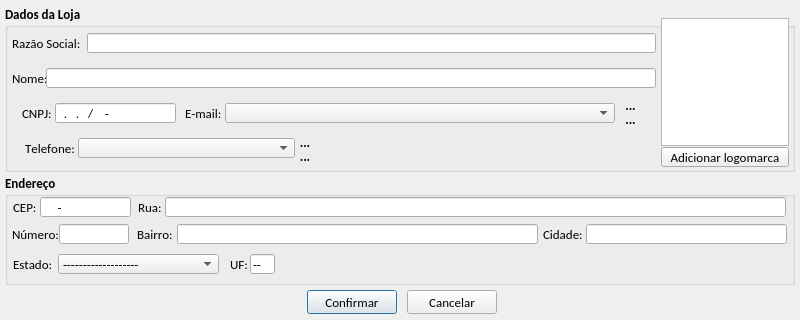
<?xml version="1.0" encoding="UTF-8"?>
<ui version="4.0">
 <class>tela_cadastro_loja</class>
 <widget class="QDialog" name="tela_cadastro_loja">
  <property name="geometry">
   <rect>
    <x>0</x>
    <y>0</y>
    <width>800</width>
    <height>320</height>
   </rect>
  </property>
  <property name="windowTitle">
   <string>Cadastro de Loja</string>
  </property>
  <property name="windowIcon">
   <iconset resource="imagens.qrc">
    <normaloff>:/img/img/logo_sex.png</normaloff>:/img/img/logo_sex.png</iconset>
  </property>
  <property name="modal">
   <bool>true</bool>
  </property>
  <widget class="QPushButton" name="btn_confirmar">
   <property name="geometry">
    <rect>
     <x>307</x>
     <y>290</y>
     <width>90</width>
     <height>24</height>
    </rect>
   </property>
   <property name="minimumSize">
    <size>
     <width>0</width>
     <height>24</height>
    </size>
   </property>
   <property name="maximumSize">
    <size>
     <width>90</width>
     <height>24</height>
    </size>
   </property>
   <property name="font">
    <font>
     <family>Calibri</family>
     <pointsize>10</pointsize>
    </font>
   </property>
   <property name="text">
    <string>Confirmar</string>
   </property>
   <property name="icon">
    <iconset resource="imagens.qrc">
     <normaloff>:/img/img/1345902916_camera_test.png</normaloff>:/img/img/1345902916_camera_test.png</iconset>
   </property>
   <property name="iconSize">
    <size>
     <width>20</width>
     <height>20</height>
    </size>
   </property>
  </widget>
  <widget class="QPushButton" name="btn_cancelar">
   <property name="geometry">
    <rect>
     <x>407</x>
     <y>290</y>
     <width>90</width>
     <height>24</height>
    </rect>
   </property>
   <property name="minimumSize">
    <size>
     <width>0</width>
     <height>24</height>
    </size>
   </property>
   <property name="maximumSize">
    <size>
     <width>90</width>
     <height>24</height>
    </size>
   </property>
   <property name="font">
    <font>
     <family>Calibri</family>
     <pointsize>10</pointsize>
    </font>
   </property>
   <property name="text">
    <string>Cancelar</string>
   </property>
   <property name="icon">
    <iconset resource="imagens.qrc">
     <normaloff>:/img/img/1345902747_button_cancel.png</normaloff>:/img/img/1345902747_button_cancel.png</iconset>
   </property>
   <property name="iconSize">
    <size>
     <width>18</width>
     <height>18</height>
    </size>
   </property>
  </widget>
  <widget class="QGroupBox" name="gb_dados_fornecedor">
   <property name="geometry">
    <rect>
     <x>5</x>
     <y>5</y>
     <width>790</width>
     <height>167</height>
    </rect>
   </property>
   <property name="font">
    <font>
     <family>Calibri</family>
     <pointsize>10</pointsize>
     <weight>75</weight>
     <bold>true</bold>
     <kerning>false</kerning>
    </font>
   </property>
   <property name="title">
    <string>Dados da Loja</string>
   </property>
   <widget class="QLabel" name="lb_telefone">
    <property name="geometry">
     <rect>
      <x>20</x>
      <y>133</y>
      <width>50</width>
      <height>20</height>
     </rect>
    </property>
    <property name="font">
     <font>
      <family>Calibri</family>
      <pointsize>10</pointsize>
      <weight>50</weight>
      <bold>false</bold>
      <kerning>false</kerning>
     </font>
    </property>
    <property name="text">
     <string>Telefone:</string>
    </property>
   </widget>
   <widget class="QComboBox" name="cb_telefone">
    <property name="geometry">
     <rect>
      <x>73</x>
      <y>133</y>
      <width>217</width>
      <height>20</height>
     </rect>
    </property>
    <property name="maximumSize">
     <size>
      <width>16777215</width>
      <height>22</height>
     </size>
    </property>
    <property name="font">
     <font>
      <family>Calibri</family>
      <pointsize>10</pointsize>
      <weight>50</weight>
      <bold>false</bold>
      <kerning>false</kerning>
     </font>
    </property>
    <property name="editable">
     <bool>false</bool>
    </property>
    <property name="maxVisibleItems">
     <number>20</number>
    </property>
   </widget>
   <widget class="QLabel" name="lb_nome">
    <property name="geometry">
     <rect>
      <x>7</x>
      <y>63</y>
      <width>34</width>
      <height>20</height>
     </rect>
    </property>
    <property name="maximumSize">
     <size>
      <width>40</width>
      <height>20</height>
     </size>
    </property>
    <property name="font">
     <font>
      <family>Calibri</family>
      <pointsize>10</pointsize>
      <weight>50</weight>
      <bold>false</bold>
      <kerning>false</kerning>
     </font>
    </property>
    <property name="text">
     <string>Nome:</string>
    </property>
   </widget>
   <widget class="QLineEdit" name="le_nome">
    <property name="geometry">
     <rect>
      <x>41</x>
      <y>63</y>
      <width>610</width>
      <height>20</height>
     </rect>
    </property>
    <property name="sizePolicy">
     <sizepolicy hsizetype="Fixed" vsizetype="Fixed">
      <horstretch>0</horstretch>
      <verstretch>0</verstretch>
     </sizepolicy>
    </property>
    <property name="minimumSize">
     <size>
      <width>450</width>
      <height>20</height>
     </size>
    </property>
    <property name="maximumSize">
     <size>
      <width>800</width>
      <height>20</height>
     </size>
    </property>
    <property name="font">
     <font>
      <family>Calibri</family>
      <pointsize>10</pointsize>
      <weight>50</weight>
      <bold>false</bold>
      <kerning>false</kerning>
     </font>
    </property>
    <property name="inputMask">
     <string/>
    </property>
    <property name="text">
     <string/>
    </property>
    <property name="maxLength">
     <number>32767</number>
    </property>
    <property name="readOnly">
     <bool>false</bool>
    </property>
   </widget>
   <widget class="QLabel" name="lb_email">
    <property name="geometry">
     <rect>
      <x>180</x>
      <y>98</y>
      <width>40</width>
      <height>20</height>
     </rect>
    </property>
    <property name="font">
     <font>
      <family>Calibri</family>
      <pointsize>10</pointsize>
      <weight>50</weight>
      <bold>false</bold>
      <kerning>false</kerning>
     </font>
    </property>
    <property name="text">
     <string>E-mail:</string>
    </property>
   </widget>
   <widget class="QComboBox" name="cb_email">
    <property name="geometry">
     <rect>
      <x>220</x>
      <y>98</y>
      <width>390</width>
      <height>20</height>
     </rect>
    </property>
    <property name="maximumSize">
     <size>
      <width>450</width>
      <height>20</height>
     </size>
    </property>
    <property name="sizeIncrement">
     <size>
      <width>450</width>
      <height>20</height>
     </size>
    </property>
    <property name="font">
     <font>
      <family>Calibri</family>
      <pointsize>10</pointsize>
      <weight>50</weight>
      <bold>false</bold>
      <kerning>false</kerning>
     </font>
    </property>
    <property name="editable">
     <bool>false</bool>
    </property>
    <property name="maxCount">
     <number>60</number>
    </property>
   </widget>
   <widget class="QToolButton" name="tb_mais_email">
    <property name="geometry">
     <rect>
      <x>613</x>
      <y>93</y>
      <width>25</width>
      <height>15</height>
     </rect>
    </property>
    <property name="text">
     <string>...</string>
    </property>
    <property name="icon">
     <iconset resource="imagens.qrc">
      <normaloff>:/img/img/mais.png</normaloff>:/img/img/mais.png</iconset>
    </property>
    <property name="iconSize">
     <size>
      <width>12</width>
      <height>12</height>
     </size>
    </property>
    <property name="autoRaise">
     <bool>true</bool>
    </property>
    <property name="arrowType">
     <enum>Qt::NoArrow</enum>
    </property>
   </widget>
   <widget class="QToolButton" name="tb_menos_email">
    <property name="geometry">
     <rect>
      <x>613</x>
      <y>107</y>
      <width>25</width>
      <height>15</height>
     </rect>
    </property>
    <property name="text">
     <string>...</string>
    </property>
    <property name="icon">
     <iconset resource="imagens.qrc">
      <normaloff>:/img/img/menos.png</normaloff>:/img/img/menos.png</iconset>
    </property>
    <property name="iconSize">
     <size>
      <width>12</width>
      <height>12</height>
     </size>
    </property>
    <property name="autoRaise">
     <bool>true</bool>
    </property>
   </widget>
   <widget class="QToolButton" name="tb_mais_telefone">
    <property name="geometry">
     <rect>
      <x>290</x>
      <y>130</y>
      <width>20</width>
      <height>15</height>
     </rect>
    </property>
    <property name="text">
     <string>...</string>
    </property>
    <property name="icon">
     <iconset resource="imagens.qrc">
      <normaloff>:/img/img/mais.png</normaloff>:/img/img/mais.png</iconset>
    </property>
    <property name="iconSize">
     <size>
      <width>12</width>
      <height>12</height>
     </size>
    </property>
    <property name="autoRaise">
     <bool>true</bool>
    </property>
    <property name="arrowType">
     <enum>Qt::NoArrow</enum>
    </property>
   </widget>
   <widget class="QToolButton" name="tb_menos_telefone">
    <property name="geometry">
     <rect>
      <x>290</x>
      <y>144</y>
      <width>20</width>
      <height>15</height>
     </rect>
    </property>
    <property name="text">
     <string>...</string>
    </property>
    <property name="icon">
     <iconset resource="imagens.qrc">
      <normaloff>:/img/img/menos.png</normaloff>:/img/img/menos.png</iconset>
    </property>
    <property name="iconSize">
     <size>
      <width>12</width>
      <height>12</height>
     </size>
    </property>
    <property name="autoRaise">
     <bool>true</bool>
    </property>
   </widget>
   <widget class="QLabel" name="lb_razao_social">
    <property name="geometry">
     <rect>
      <x>7</x>
      <y>28</y>
      <width>75</width>
      <height>20</height>
     </rect>
    </property>
    <property name="maximumSize">
     <size>
      <width>100</width>
      <height>20</height>
     </size>
    </property>
    <property name="font">
     <font>
      <family>Calibri</family>
      <pointsize>10</pointsize>
      <weight>50</weight>
      <bold>false</bold>
      <kerning>false</kerning>
     </font>
    </property>
    <property name="text">
     <string>Razão Social:</string>
    </property>
   </widget>
   <widget class="QLineEdit" name="le_razao_social">
    <property name="geometry">
     <rect>
      <x>82</x>
      <y>28</y>
      <width>569</width>
      <height>20</height>
     </rect>
    </property>
    <property name="sizePolicy">
     <sizepolicy hsizetype="Fixed" vsizetype="Fixed">
      <horstretch>0</horstretch>
      <verstretch>0</verstretch>
     </sizepolicy>
    </property>
    <property name="minimumSize">
     <size>
      <width>450</width>
      <height>20</height>
     </size>
    </property>
    <property name="maximumSize">
     <size>
      <width>800</width>
      <height>20</height>
     </size>
    </property>
    <property name="font">
     <font>
      <family>Calibri</family>
      <pointsize>10</pointsize>
      <weight>50</weight>
      <bold>false</bold>
      <kerning>false</kerning>
     </font>
    </property>
    <property name="text">
     <string/>
    </property>
    <property name="maxLength">
     <number>100</number>
    </property>
    <property name="readOnly">
     <bool>false</bool>
    </property>
   </widget>
   <widget class="QLabel" name="lb_cnpj">
    <property name="geometry">
     <rect>
      <x>17</x>
      <y>98</y>
      <width>33</width>
      <height>20</height>
     </rect>
    </property>
    <property name="font">
     <font>
      <weight>50</weight>
      <bold>false</bold>
     </font>
    </property>
    <property name="text">
     <string>CNPJ:</string>
    </property>
   </widget>
   <widget class="QLineEdit" name="le_cnpj">
    <property name="geometry">
     <rect>
      <x>50</x>
      <y>98</y>
      <width>121</width>
      <height>20</height>
     </rect>
    </property>
    <property name="font">
     <font>
      <weight>50</weight>
      <bold>false</bold>
     </font>
    </property>
    <property name="inputMask">
     <string>00.000.000/0000-00; </string>
    </property>
    <property name="text">
     <string>../-</string>
    </property>
   </widget>
   <widget class="QGraphicsView" name="gv_logo">
    <property name="geometry">
     <rect>
      <x>656</x>
      <y>13</y>
      <width>128</width>
      <height>128</height>
     </rect>
    </property>
    <property name="maximumSize">
     <size>
      <width>128</width>
      <height>128</height>
     </size>
    </property>
   </widget>
   <widget class="QPushButton" name="btn_adicionar_logo">
    <property name="geometry">
     <rect>
      <x>656</x>
      <y>142</y>
      <width>128</width>
      <height>20</height>
     </rect>
    </property>
    <property name="font">
     <font>
      <weight>50</weight>
      <bold>false</bold>
     </font>
    </property>
    <property name="text">
     <string>Adicionar logomarca</string>
    </property>
   </widget>
   <zorder>lb_telefone</zorder>
   <zorder>cb_telefone</zorder>
   <zorder>lb_email</zorder>
   <zorder>cb_email</zorder>
   <zorder>tb_mais_email</zorder>
   <zorder>tb_menos_email</zorder>
   <zorder>tb_mais_telefone</zorder>
   <zorder>tb_menos_telefone</zorder>
   <zorder>lb_nome</zorder>
   <zorder>le_nome</zorder>
   <zorder>lb_razao_social</zorder>
   <zorder>le_razao_social</zorder>
   <zorder>lb_cnpj</zorder>
   <zorder>le_cnpj</zorder>
   <zorder>gv_logo</zorder>
   <zorder>btn_adicionar_logo</zorder>
  </widget>
  <widget class="QGroupBox" name="gb_endereo">
   <property name="geometry">
    <rect>
     <x>5</x>
     <y>174</y>
     <width>790</width>
     <height>111</height>
    </rect>
   </property>
   <property name="font">
    <font>
     <family>Calibri</family>
     <pointsize>10</pointsize>
     <weight>75</weight>
     <bold>true</bold>
     <kerning>false</kerning>
    </font>
   </property>
   <property name="title">
    <string>Endereço</string>
   </property>
   <widget class="QLineEdit" name="le_cep">
    <property name="geometry">
     <rect>
      <x>35</x>
      <y>23</y>
      <width>91</width>
      <height>20</height>
     </rect>
    </property>
    <property name="maximumSize">
     <size>
      <width>100</width>
      <height>20</height>
     </size>
    </property>
    <property name="font">
     <font>
      <family>Calibri</family>
      <pointsize>10</pointsize>
      <weight>50</weight>
      <bold>false</bold>
      <kerning>false</kerning>
     </font>
    </property>
    <property name="inputMask">
     <string>00000-000; </string>
    </property>
    <property name="text">
     <string>-</string>
    </property>
    <property name="frame">
     <bool>true</bool>
    </property>
    <property name="cursorPosition">
     <number>9</number>
    </property>
    <property name="readOnly">
     <bool>false</bool>
    </property>
   </widget>
   <widget class="QLabel" name="lb_cep">
    <property name="geometry">
     <rect>
      <x>8</x>
      <y>23</y>
      <width>27</width>
      <height>20</height>
     </rect>
    </property>
    <property name="font">
     <font>
      <family>Calibri</family>
      <pointsize>10</pointsize>
      <weight>50</weight>
      <bold>false</bold>
      <kerning>false</kerning>
     </font>
    </property>
    <property name="text">
     <string>CEP:</string>
    </property>
   </widget>
   <widget class="QLabel" name="lb_rua">
    <property name="geometry">
     <rect>
      <x>133</x>
      <y>23</y>
      <width>31</width>
      <height>20</height>
     </rect>
    </property>
    <property name="font">
     <font>
      <family>Calibri</family>
      <pointsize>10</pointsize>
      <weight>50</weight>
      <bold>false</bold>
      <kerning>false</kerning>
     </font>
    </property>
    <property name="text">
     <string>Rua:</string>
    </property>
   </widget>
   <widget class="QLineEdit" name="le_rua">
    <property name="geometry">
     <rect>
      <x>160</x>
      <y>23</y>
      <width>621</width>
      <height>20</height>
     </rect>
    </property>
    <property name="font">
     <font>
      <pointsize>10</pointsize>
      <weight>50</weight>
      <bold>false</bold>
      <kerning>false</kerning>
     </font>
    </property>
    <property name="text">
     <string/>
    </property>
    <property name="maxLength">
     <number>100</number>
    </property>
    <property name="cursorPosition">
     <number>0</number>
    </property>
    <property name="readOnly">
     <bool>false</bool>
    </property>
   </widget>
   <widget class="QLabel" name="lb_numero">
    <property name="geometry">
     <rect>
      <x>7</x>
      <y>50</y>
      <width>51</width>
      <height>20</height>
     </rect>
    </property>
    <property name="font">
     <font>
      <family>Calibri</family>
      <pointsize>10</pointsize>
      <weight>50</weight>
      <bold>false</bold>
      <kerning>false</kerning>
     </font>
    </property>
    <property name="text">
     <string>Número:</string>
    </property>
   </widget>
   <widget class="QLineEdit" name="le_numero">
    <property name="geometry">
     <rect>
      <x>54</x>
      <y>50</y>
      <width>70</width>
      <height>20</height>
     </rect>
    </property>
    <property name="font">
     <font>
      <pointsize>10</pointsize>
      <weight>50</weight>
      <bold>false</bold>
      <kerning>false</kerning>
     </font>
    </property>
    <property name="inputMask">
     <string>000000000; </string>
    </property>
    <property name="text">
     <string/>
    </property>
    <property name="maxLength">
     <number>9</number>
    </property>
    <property name="readOnly">
     <bool>false</bool>
    </property>
   </widget>
   <widget class="QLabel" name="lb_bairro">
    <property name="geometry">
     <rect>
      <x>132</x>
      <y>50</y>
      <width>46</width>
      <height>20</height>
     </rect>
    </property>
    <property name="font">
     <font>
      <weight>50</weight>
      <bold>false</bold>
      <kerning>false</kerning>
     </font>
    </property>
    <property name="text">
     <string>Bairro:</string>
    </property>
   </widget>
   <widget class="QLineEdit" name="le_bairro">
    <property name="geometry">
     <rect>
      <x>172</x>
      <y>50</y>
      <width>361</width>
      <height>20</height>
     </rect>
    </property>
    <property name="font">
     <font>
      <pointsize>10</pointsize>
      <weight>50</weight>
      <bold>false</bold>
      <kerning>false</kerning>
     </font>
    </property>
    <property name="text">
     <string/>
    </property>
    <property name="maxLength">
     <number>70</number>
    </property>
    <property name="readOnly">
     <bool>false</bool>
    </property>
   </widget>
   <widget class="QLabel" name="lb_cidade">
    <property name="geometry">
     <rect>
      <x>538</x>
      <y>50</y>
      <width>46</width>
      <height>20</height>
     </rect>
    </property>
    <property name="font">
     <font>
      <family>Calibri</family>
      <pointsize>10</pointsize>
      <weight>50</weight>
      <bold>false</bold>
      <kerning>false</kerning>
     </font>
    </property>
    <property name="text">
     <string>Cidade:</string>
    </property>
   </widget>
   <widget class="QLineEdit" name="le_cidade">
    <property name="geometry">
     <rect>
      <x>581</x>
      <y>50</y>
      <width>201</width>
      <height>20</height>
     </rect>
    </property>
    <property name="font">
     <font>
      <pointsize>10</pointsize>
      <weight>50</weight>
      <bold>false</bold>
      <kerning>false</kerning>
     </font>
    </property>
    <property name="text">
     <string/>
    </property>
    <property name="maxLength">
     <number>50</number>
    </property>
    <property name="cursorPosition">
     <number>0</number>
    </property>
    <property name="readOnly">
     <bool>false</bool>
    </property>
   </widget>
   <widget class="QLabel" name="lb_estado">
    <property name="geometry">
     <rect>
      <x>8</x>
      <y>80</y>
      <width>45</width>
      <height>20</height>
     </rect>
    </property>
    <property name="font">
     <font>
      <family>Calibri</family>
      <pointsize>10</pointsize>
      <weight>50</weight>
      <bold>false</bold>
      <kerning>false</kerning>
     </font>
    </property>
    <property name="text">
     <string>Estado:</string>
    </property>
   </widget>
   <widget class="QLabel" name="lb_uf">
    <property name="geometry">
     <rect>
      <x>225</x>
      <y>80</y>
      <width>20</width>
      <height>20</height>
     </rect>
    </property>
    <property name="font">
     <font>
      <weight>50</weight>
      <bold>false</bold>
     </font>
    </property>
    <property name="text">
     <string>UF:</string>
    </property>
   </widget>
   <widget class="QLineEdit" name="le_uf">
    <property name="geometry">
     <rect>
      <x>245</x>
      <y>80</y>
      <width>25</width>
      <height>20</height>
     </rect>
    </property>
    <property name="font">
     <font>
      <weight>50</weight>
      <bold>false</bold>
     </font>
    </property>
    <property name="text">
     <string>--</string>
    </property>
    <property name="readOnly">
     <bool>true</bool>
    </property>
   </widget>
   <widget class="QComboBox" name="cb_estado">
    <property name="geometry">
     <rect>
      <x>53</x>
      <y>80</y>
      <width>161</width>
      <height>20</height>
     </rect>
    </property>
    <property name="font">
     <font>
      <weight>50</weight>
      <bold>false</bold>
     </font>
    </property>
    <item>
     <property name="text">
      <string>-------------------</string>
     </property>
     <property name="icon">
      <iconset resource="imagens.qrc">
       <normaloff>:/bandeiras/badeiras_estados/bandeira_do_brasil.png</normaloff>:/bandeiras/badeiras_estados/bandeira_do_brasil.png</iconset>
     </property>
    </item>
    <item>
     <property name="text">
      <string>Acre</string>
     </property>
     <property name="icon">
      <iconset resource="imagens.qrc">
       <normaloff>:/bandeiras/badeiras_estados/acre.png</normaloff>:/bandeiras/badeiras_estados/acre.png</iconset>
     </property>
    </item>
    <item>
     <property name="text">
      <string>Alagoas</string>
     </property>
     <property name="icon">
      <iconset resource="imagens.qrc">
       <normaloff>:/bandeiras/badeiras_estados/Alagoas.png</normaloff>:/bandeiras/badeiras_estados/Alagoas.png</iconset>
     </property>
    </item>
    <item>
     <property name="text">
      <string>Amazonas</string>
     </property>
     <property name="icon">
      <iconset resource="imagens.qrc">
       <normaloff>:/bandeiras/badeiras_estados/Amazonas.png</normaloff>:/bandeiras/badeiras_estados/Amazonas.png</iconset>
     </property>
    </item>
    <item>
     <property name="text">
      <string>Amapá</string>
     </property>
     <property name="icon">
      <iconset resource="imagens.qrc">
       <normaloff>:/bandeiras/badeiras_estados/Bandeira_do_Amapa.png</normaloff>:/bandeiras/badeiras_estados/Bandeira_do_Amapa.png</iconset>
     </property>
    </item>
    <item>
     <property name="text">
      <string>Bahia</string>
     </property>
     <property name="icon">
      <iconset resource="imagens.qrc">
       <normaloff>:/bandeiras/badeiras_estados/Bahia.png</normaloff>:/bandeiras/badeiras_estados/Bahia.png</iconset>
     </property>
    </item>
    <item>
     <property name="text">
      <string>Ceará</string>
     </property>
     <property name="icon">
      <iconset resource="imagens.qrc">
       <normaloff>:/bandeiras/badeiras_estados/Bandeira_do_Ceara.png</normaloff>:/bandeiras/badeiras_estados/Bandeira_do_Ceara.png</iconset>
     </property>
    </item>
    <item>
     <property name="text">
      <string>Distrito Federal</string>
     </property>
     <property name="icon">
      <iconset resource="imagens.qrc">
       <normaloff>:/bandeiras/badeiras_estados/Distrito_Federal.png</normaloff>:/bandeiras/badeiras_estados/Distrito_Federal.png</iconset>
     </property>
    </item>
    <item>
     <property name="text">
      <string>Espírito Santo</string>
     </property>
     <property name="icon">
      <iconset resource="imagens.qrc">
       <normaloff>:/bandeiras/badeiras_estados/Espirito_Santo.png</normaloff>:/bandeiras/badeiras_estados/Espirito_Santo.png</iconset>
     </property>
    </item>
    <item>
     <property name="text">
      <string>Goiás</string>
     </property>
     <property name="icon">
      <iconset resource="imagens.qrc">
       <normaloff>:/bandeiras/badeiras_estados/Goias.png</normaloff>:/bandeiras/badeiras_estados/Goias.png</iconset>
     </property>
    </item>
    <item>
     <property name="text">
      <string>Maranhão</string>
     </property>
     <property name="icon">
      <iconset resource="imagens.qrc">
       <normaloff>:/bandeiras/badeiras_estados/Maranhao.png</normaloff>:/bandeiras/badeiras_estados/Maranhao.png</iconset>
     </property>
    </item>
    <item>
     <property name="text">
      <string>Minas Gerais</string>
     </property>
     <property name="icon">
      <iconset resource="imagens.qrc">
       <normaloff>:/bandeiras/badeiras_estados/Minas_Gerais.png</normaloff>:/bandeiras/badeiras_estados/Minas_Gerais.png</iconset>
     </property>
    </item>
    <item>
     <property name="text">
      <string>Mato Grosso do Sul</string>
     </property>
     <property name="icon">
      <iconset resource="imagens.qrc">
       <normaloff>:/bandeiras/badeiras_estados/Mato_Grosso_do_Sul.png</normaloff>:/bandeiras/badeiras_estados/Mato_Grosso_do_Sul.png</iconset>
     </property>
    </item>
    <item>
     <property name="text">
      <string>Mato Grosso</string>
     </property>
     <property name="icon">
      <iconset resource="imagens.qrc">
       <normaloff>:/bandeiras/badeiras_estados/Mato_Grosso.png</normaloff>:/bandeiras/badeiras_estados/Mato_Grosso.png</iconset>
     </property>
    </item>
    <item>
     <property name="text">
      <string>Pará</string>
     </property>
     <property name="icon">
      <iconset resource="imagens.qrc">
       <normaloff>:/bandeiras/badeiras_estados/Para.png</normaloff>:/bandeiras/badeiras_estados/Para.png</iconset>
     </property>
    </item>
    <item>
     <property name="text">
      <string>Paraíba</string>
     </property>
     <property name="icon">
      <iconset resource="imagens.qrc">
       <normaloff>:/bandeiras/badeiras_estados/Paraiba.png</normaloff>:/bandeiras/badeiras_estados/Paraiba.png</iconset>
     </property>
    </item>
    <item>
     <property name="text">
      <string>Pernambuco</string>
     </property>
     <property name="icon">
      <iconset resource="imagens.qrc">
       <normaloff>:/bandeiras/badeiras_estados/Pernambuco.png</normaloff>:/bandeiras/badeiras_estados/Pernambuco.png</iconset>
     </property>
    </item>
    <item>
     <property name="text">
      <string>Piauí</string>
     </property>
     <property name="icon">
      <iconset resource="imagens.qrc">
       <normaloff>:/bandeiras/badeiras_estados/Piaui.png</normaloff>:/bandeiras/badeiras_estados/Piaui.png</iconset>
     </property>
    </item>
    <item>
     <property name="text">
      <string>Paraná</string>
     </property>
     <property name="icon">
      <iconset resource="imagens.qrc">
       <normaloff>:/bandeiras/badeiras_estados/Bandeira_do_Parana.png</normaloff>:/bandeiras/badeiras_estados/Bandeira_do_Parana.png</iconset>
     </property>
    </item>
    <item>
     <property name="text">
      <string>Rio de Janeiro</string>
     </property>
     <property name="icon">
      <iconset resource="imagens.qrc">
       <normaloff>:/bandeiras/badeiras_estados/Rio_de_Janeiro.png</normaloff>:/bandeiras/badeiras_estados/Rio_de_Janeiro.png</iconset>
     </property>
    </item>
    <item>
     <property name="text">
      <string>Rio Grande do Norte</string>
     </property>
     <property name="icon">
      <iconset resource="imagens.qrc">
       <normaloff>:/bandeiras/badeiras_estados/Rio_Grande_do_Norte.png</normaloff>:/bandeiras/badeiras_estados/Rio_Grande_do_Norte.png</iconset>
     </property>
    </item>
    <item>
     <property name="text">
      <string>Rondônia</string>
     </property>
     <property name="icon">
      <iconset resource="imagens.qrc">
       <normaloff>:/bandeiras/badeiras_estados/Rondonia.png</normaloff>:/bandeiras/badeiras_estados/Rondonia.png</iconset>
     </property>
    </item>
    <item>
     <property name="text">
      <string>Roraima</string>
     </property>
     <property name="icon">
      <iconset resource="imagens.qrc">
       <normaloff>:/bandeiras/badeiras_estados/Roraima.png</normaloff>:/bandeiras/badeiras_estados/Roraima.png</iconset>
     </property>
    </item>
    <item>
     <property name="text">
      <string>Rio Grande do Sul</string>
     </property>
     <property name="icon">
      <iconset resource="imagens.qrc">
       <normaloff>:/bandeiras/badeiras_estados/Rio_Grande_do_Sul.png</normaloff>:/bandeiras/badeiras_estados/Rio_Grande_do_Sul.png</iconset>
     </property>
    </item>
    <item>
     <property name="text">
      <string>Santa Catarina</string>
     </property>
     <property name="icon">
      <iconset resource="imagens.qrc">
       <normaloff>:/bandeiras/badeiras_estados/Santa_Catarina.png</normaloff>:/bandeiras/badeiras_estados/Santa_Catarina.png</iconset>
     </property>
    </item>
    <item>
     <property name="text">
      <string>Sergipe</string>
     </property>
     <property name="icon">
      <iconset resource="imagens.qrc">
       <normaloff>:/bandeiras/badeiras_estados/Sergipe.png</normaloff>:/bandeiras/badeiras_estados/Sergipe.png</iconset>
     </property>
    </item>
    <item>
     <property name="text">
      <string>São Paulo</string>
     </property>
     <property name="icon">
      <iconset resource="imagens.qrc">
       <normaloff>:/bandeiras/badeiras_estados/Sao_Paulo.png</normaloff>:/bandeiras/badeiras_estados/Sao_Paulo.png</iconset>
     </property>
    </item>
    <item>
     <property name="text">
      <string>Tocantins</string>
     </property>
     <property name="icon">
      <iconset resource="imagens.qrc">
       <normaloff>:/bandeiras/badeiras_estados/Tocantins.png</normaloff>:/bandeiras/badeiras_estados/Tocantins.png</iconset>
     </property>
    </item>
   </widget>
   <zorder>lb_rua</zorder>
   <zorder>le_rua</zorder>
   <zorder>lb_numero</zorder>
   <zorder>le_numero</zorder>
   <zorder>lb_bairro</zorder>
   <zorder>le_bairro</zorder>
   <zorder>lb_cidade</zorder>
   <zorder>le_cidade</zorder>
   <zorder>lb_estado</zorder>
   <zorder>le_cep</zorder>
   <zorder>lb_cep</zorder>
   <zorder>lb_uf</zorder>
   <zorder>le_uf</zorder>
   <zorder>cb_estado</zorder>
  </widget>
 </widget>
 <tabstops>
  <tabstop>le_razao_social</tabstop>
  <tabstop>le_nome</tabstop>
  <tabstop>le_cnpj</tabstop>
  <tabstop>cb_email</tabstop>
  <tabstop>tb_mais_email</tabstop>
  <tabstop>tb_menos_email</tabstop>
  <tabstop>cb_telefone</tabstop>
  <tabstop>tb_mais_telefone</tabstop>
  <tabstop>tb_menos_telefone</tabstop>
  <tabstop>gv_logo</tabstop>
  <tabstop>btn_adicionar_logo</tabstop>
  <tabstop>le_cep</tabstop>
  <tabstop>le_rua</tabstop>
  <tabstop>le_numero</tabstop>
  <tabstop>le_bairro</tabstop>
  <tabstop>le_cidade</tabstop>
  <tabstop>cb_estado</tabstop>
  <tabstop>le_uf</tabstop>
  <tabstop>btn_confirmar</tabstop>
  <tabstop>btn_cancelar</tabstop>
 </tabstops>
 <resources>
  <include location="imagens.qrc"/>
 </resources>
 <connections/>
</ui>
